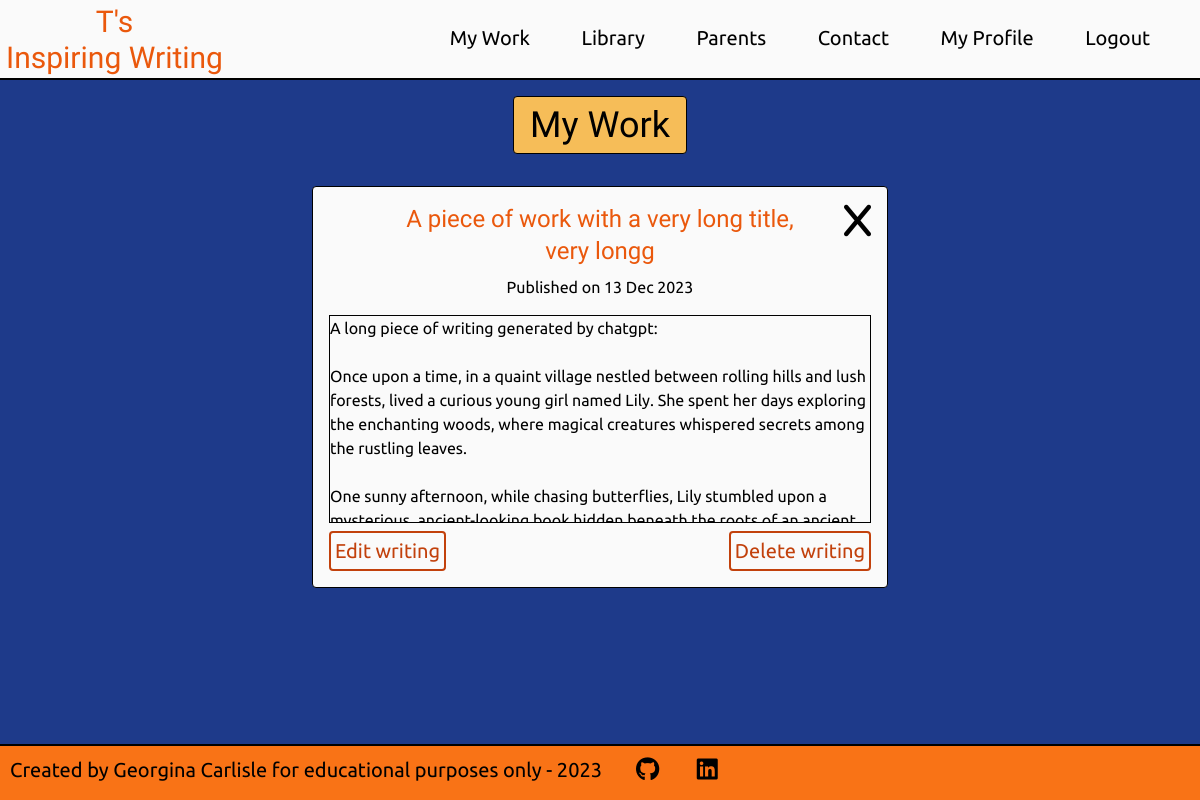
The page /writing/view/7 (signed in) on the database its author committed.
### users/models.py (models this page shows, shortened)
class User(AbstractBaseUser, PermissionsMixin):
    __name__ = 'CustomUser'
    validUsername = RegexValidator(
        r'^[a-zA-Z ]+$', 'Only letters and spaces are allowed in your Pen name')
    validFirstName = RegexValidator(
        r'^[a-zA-Z ]+$',
        'Only letters and spaces are allowed in your First name')
    validSecondName = RegexValidator(
        r'^[a-zA-Z ]+$',
        'Only letters and spaces are allowed in your Second name')
    username = models.CharField(
        max_length=20, unique=True, validators=[validUsername])
    age = models.IntegerField(
        validators=[MinValueValidator(8), MaxValueValidator(12),],)
    first_name = models.CharField(max_length=12, validators=[validFirstName])
    last_name = models.CharField(max_length=20, validators=[validSecondName])
    email = models.EmailField(max_length=320)
    consent = models.BooleanField(default=False)
    join_date = models.DateTimeField(default=timezone.now)
    is_staff = models.BooleanField(default=False)
    is_admin = models.BooleanField(default=False)
    is_active = models.BooleanField(default=True)
    is_superuser = models.BooleanField(default=False)
    objects = CustomAccountManager()
    USERNAME_FIELD = 'username'
    REQUIRED_FIELDS = ['email', 'first_name', 'last_name']

### writing/models.py (models this page shows, shortened)
class Writing(models.Model):
    title = models.CharField(max_length=50, unique=True)
    slug = models.SlugField(max_length=100, unique=True)
    author = models.ForeignKey(User, on_delete=models.CASCADE, related_name="writing")
    body = models.TextField()
    updated_on = models.DateTimeField(auto_now=True)
    pending_approval = models.BooleanField(default=False)
    date_submitted = models.DateTimeField(null=True, blank=True)
    approved = models.BooleanField(default=False)
    date_approved = models.DateTimeField(null=True, blank=True)
    failed_approval = models.BooleanField(default=False)
    date_failed = models.DateTimeField(null=True, blank=True)
    reason_failed = models.TextField(null=True, blank=True)
    featured = models.BooleanField(default=False)
    class Meta:
        ordering = ['-date_approved']

### writing/views.py (the view)
# urls.py: path('view/<int:writing_id>', views.view_writing_view, name='view'),
@login_required
def view_writing_view(request, writing_id):
    writing = get_object_or_404(Writing, pk=writing_id)
    context = {}
    if request.user != writing.author:
        messages.error(request, 'You have been returned to your account home page, \
                       as you were trying to access a page you are not authorised to view.')
        return redirect('account_home')
    context['writing'] = writing
    return render(request, 'view_writing.html', context)

### writing/templates/view_writing.html (shortened to what this page needs)
{% extends 'base.html' %}
{% load static %}
{% block content %}
<div class="bg-blue-900 h-full pb-4 pt-16 lg:pt-20">
    {% include 'my_work_title.html' %}
    <div class="flex justify-center mt-4">
        <div class="border border-black rounded bg-zinc-50 p-4 relative w-11/12 sm:max-w-xl h-3/4">
            <a
            href="{% url 'my_work' user.id %}"
            title="Return to My Work. Any changes will not be saved."
            class="absolute top-4 right-4">
                <i class="fa-solid fa-x text-4xl" aria-hidden="true"></i>
            </a>
            <div class="text-center mb-4">
                <div class="flex justify-center">
                    <h2 class="text-2xl md:text-2xl mb-2 w-4/5 font-title text-orange-600">
                        {{ writing.title }}
                    </h2>
                </div>
                {% if writing.approved %}
                <p class="mb-2">
                    Published on {{ writing.date_approved|date:"d M Y" }}
                </p>
                {% endif %}
            </div>
            <div class="border border-black h-52 overflow-auto mb-12">
                {{ writing.body|linebreaksbr|safe }}
            </div>
            {% if confirmation_delete_needed%}
            <a class="absolute left-4 bottom-4 p-1 mt-6 rounded border-orange-700 border-2 border-solid bg-zinc-50 hover:bg-orange-700 text-orange-700 hover:text-white text-lg md:text-xl hover:cursor-pointer w-fit"
            href="{% url 'view' writing_id=writing.id %}">
                Keep writing
            </a>
            <a class="absolute right-4 bottom-4 p-1 mt-6 rounded border-orange-700 border-2 border-solid bg-zinc-50 hover:bg-orange-700 text-orange-700 hover:text-white text-lg md:text-xl hover:cursor-pointer w-fit"
            href="{% url 'delete' writing_id=writing.id %}?confirm_delete=True">
                Delete writing
            </a>
            {% else %}
            <a class="absolute left-4 bottom-4 p-1 mt-6 rounded border-orange-700 border-2 border-solid bg-zinc-50 hover:bg-orange-700 text-orange-700 hover:text-white text-lg md:text-xl hover:cursor-pointer w-fit"
            href="{% url 'edit' writing_id=writing.id %}">
                Edit writing
            </a>
            <a class="absolute right-4 bottom-4 p-1 mt-6 rounded border-orange-700 border-2 border-solid bg-zinc-50 hover:bg-orange-700 text-orange-700 hover:text-white text-lg md:text-xl hover:cursor-pointer w-fit"
            href="{% url 'delete' writing_id=writing.id %}">
                Delete writing
            </a>
            {% endif %}
        </div>
    </div>
    {% endblock%}

### templates/account_header.html (shortened to what this page needs)
{% load static %}
<header>
  <div
    class="fixed top-0 z-10 grid grid-cols-4 md:grid-cols-6 xl:grid-cols-6 h-16 lg:h-20 w-full border-b-2 border-black bg-zinc-50"
  >
    <div class="flex justify-start col-span-3 sm:col-span-2">
      <div class="p-1.5 lg:py-1">
        <a
          class="inline-block text-center w-full font-title text-2xl lg:text-3xl leading-none text-orange-600 hover:text-black hover:cursor-pointer"
          href="{% url 'account_home' %}"
          aria-label="return to the home page"
        >
          {% if user.username %}
          <p>{{ user.username }}'s</p>
          <p>Inspiring Writing</p>
          {% endif %}
        </a>
      </div>
    </div>
    <nav class="col-span-1 md:col-span-4 p-5 lg:p-6 font-body">
      <ul class="hidden md:flex flex-row justify-around lg:text-xl">
        <li class="hover:font-bold hover:cursor-pointer">
          <a href="{% url 'my_work' user.id %}">My Work</a>
        </li>
        <li class="hover:font-bold hover:cursor-pointer">
          <a>Library</a>
        </li>
        <li class="hover:font-bold hover:cursor-pointer">
          <a>Parents</a>
        </li>
        <li class="hover:font-bold hover:cursor-pointer">
          <a>Contact</a>
        </li>
        <li class="hover:font-bold hover:cursor-pointer">
          <a>My Profile</a>
        </li>
        <li class="hover:font-bold hover:cursor-pointer">
          <a href="{% url 'logout' %}">Logout</a>
        </li>
      </ul>
    </nav>
  </div>
</header>

### rows shown on the page
User: username "T"
Writing: title "A piece of work with a very long title, very longg", date_approved "13 Dec 2023", body "A long piece of writing generated by chatgpt: Once upon a time, in a quaint village nestled between rolling hills and lush forests, lived a curious young girl named Lily. She spent her days exploring the enchanting woods, where magical creatures whispered secrets among the rustling leaves. One sunny afternoon, while chasing butterflies, Lily stumbled upon a…"
